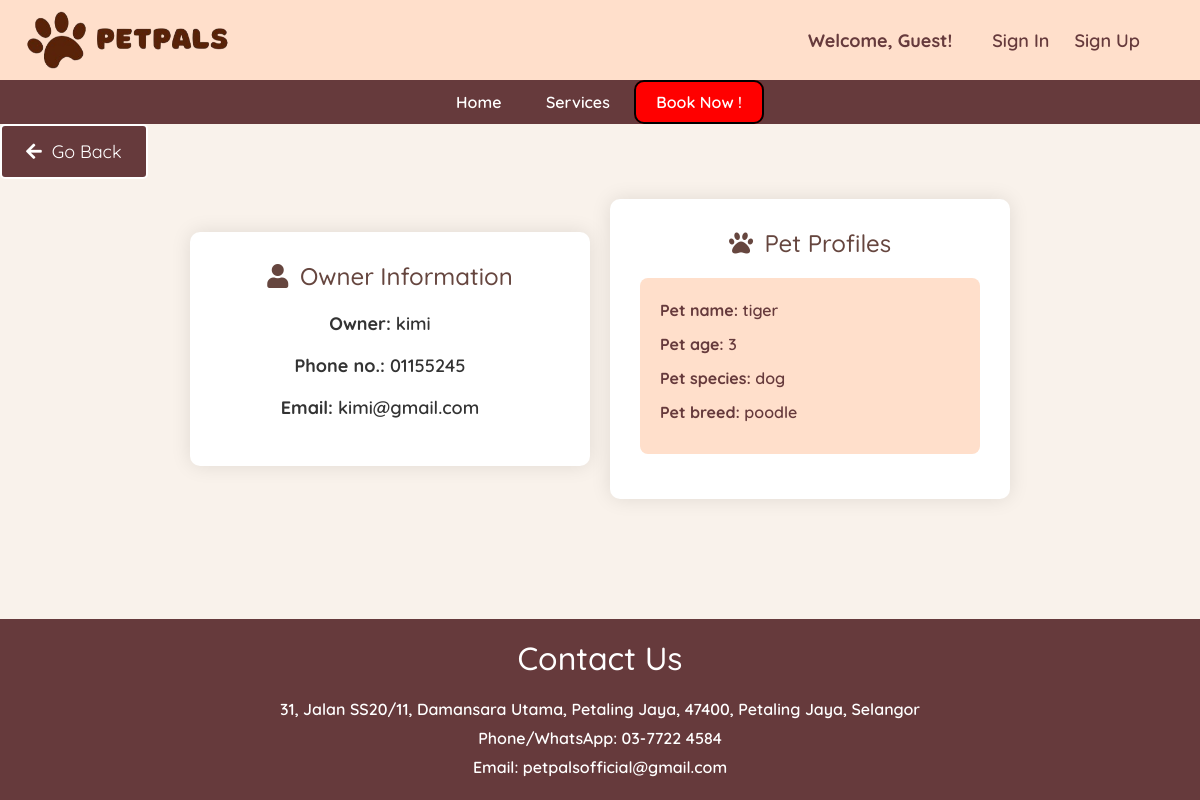
The app's page /ownerprofile/30/, older data.
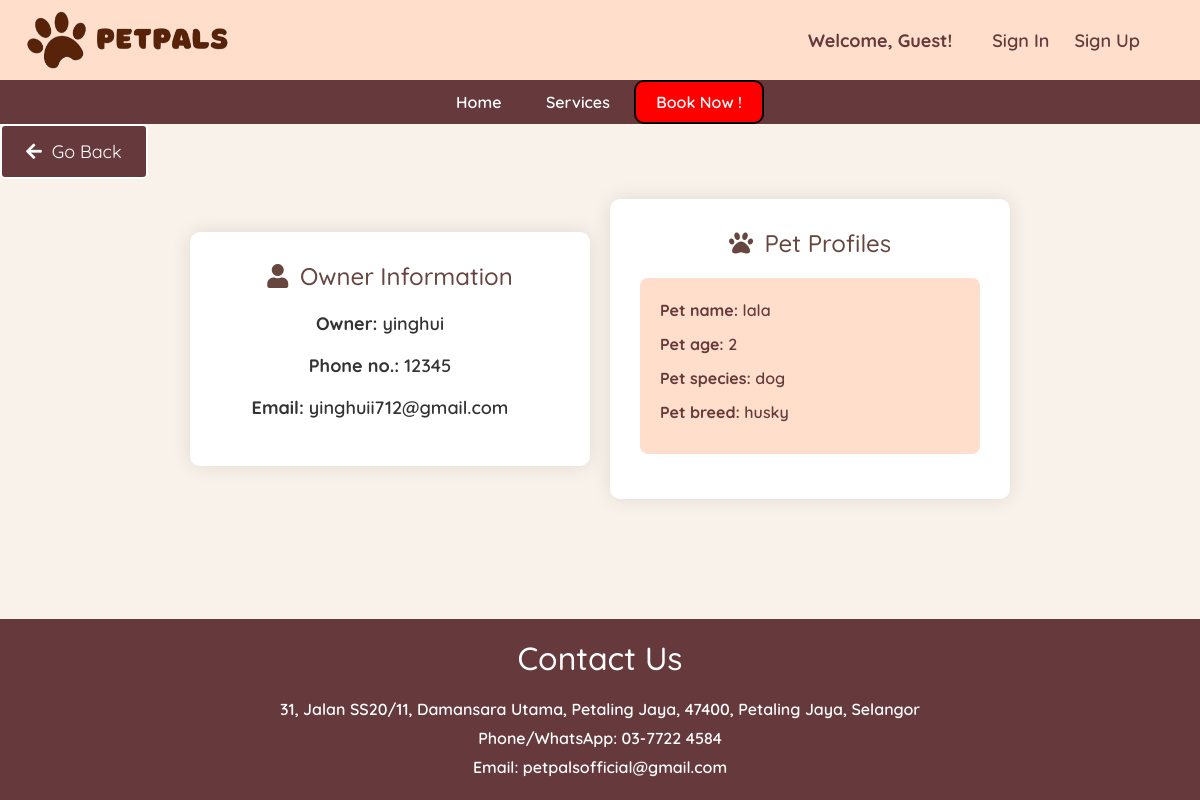
The same page, newer data.
### main/models.py (models this page shows, shortened)
class Booking(models.Model):
    owner = models.ForeignKey(Owner, null=True, on_delete=models.CASCADE)
    pet = models.ManyToManyField(Pet)
    date = models.DateField(blank=True, null=True)
    time = models.TimeField(blank=True, null=True)
    SERVICE_CHOICES = [
        ('Hair Grooming', 'Hair Grooming'),
        ('Bath and Dry', 'Bath and Dry'),
        ('Pet Hotel', 'Pet Hotel'),
        ('Pet Daycare', 'Pet Daycare'),
    ]
    service = models.CharField(max_length=50, choices=SERVICE_CHOICES)
    STATUS_CHOICES = [
        ('Ongoing', 'Ongoing'),
        ('Completed', 'Completed'),
        ('Cancelled', 'Cancelled'),
    ]
    status = models.CharField(max_length=20, choices=STATUS_CHOICES, default='Ongoing')
    checkin = models.DateTimeField(null=True, blank=True)
    checkout = models.DateTimeField(null=True, blank=True)

class Owner(models.Model):
    user = models.OneToOneField(User, on_delete=models.CASCADE)
    phone_number = models.CharField(max_length=15, blank=True)
    email = models.EmailField(blank=True)
    def __str__(self):
        return self.user.username

class Pet(models.Model):
    name = models.CharField(max_length=20)
    owner = models.ForeignKey(Owner, null=True, on_delete=models.CASCADE)
    age = models.PositiveBigIntegerField()
    species = models.CharField(max_length=50)
    breed = models.CharField(max_length=50)
    profile_pic = models.ImageField(default="profile.jpg", null=True, blank=True)
    def __str__(self):
        return self.name

### main/views.py (the view)
# urls.py: path('ownerprofile/<int:booking_id>/', views.ownerpf, name='ownerpf'),
def ownerpf(request, booking_id):
    booking = get_object_or_404(Booking, id=booking_id)
    pets = booking.pet.all()
    print(pets)  # Debug output
    return render(request, 'admin_showprofile.html', {'booking': booking, 'pets': pets})

### main/templates/admin_showprofile.html (shortened to what this page needs)
{% extends 'base.html' %}
{% block content %}
<!DOCTYPE html>
<html lang="en">
<head>
    <link rel="stylesheet" href="https://cdnjs.cloudflare.com/ajax/libs/font-awesome/5.15.3/css/all.min.css">
</head>
<body>
<a href="{% url 'admin_dashboard' %}"><button><i class="fas fa-arrow-left"></i> Go Back</button></a>
    <div class="container-wrapper">
        <div class="profile1">
            <h2 class="pf"><i class="fas fa-user"></i> Owner Information</h2>
            <div class="profile-info">
                <p><strong>Owner:</strong> {{ booking.owner }}</p>
                <p><strong>Phone no.:</strong> {{ booking.owner.phone_number }}</p>
                <p><strong>Email:</strong> {{ booking.owner.email }}</p>
            </div>
        </div>
        <div class="bigcontainer">
            <h2 class="pf"><i class="fas fa-paw"></i> Pet Profiles</h2>
            {% for pet in pets %}
            <div class="profile-container">
                <div class="profile-info">
                    <p><strong>Pet name:</strong> {{ pet.name }}</p>
                    <p><strong>Pet age:</strong> {{ pet.age }}</p>
                    <p><strong>Pet species:</strong> {{ pet.species }}</p>
                    <p><strong>Pet breed:</strong> {{ pet.breed }}</p>
                </div>
            </div>
            {% endfor %}
        </div>
    </div>
</html>
{% endblock %}

Row changes from the older to the newer data that the page shows:
no longer on this page (row unchanged): Pet: name "tiger", age "3", species "dog", breed "poodle"
changed Booking: owner "kimi" → "yinghui"; owner.phone_number "01155245" → "12345"; owner.email "kimi@gmail.com" → "yinghuii712@gmail.com"
now on this page (row edited): Pet: name "lala", age "2", species "dog", breed "husky"
